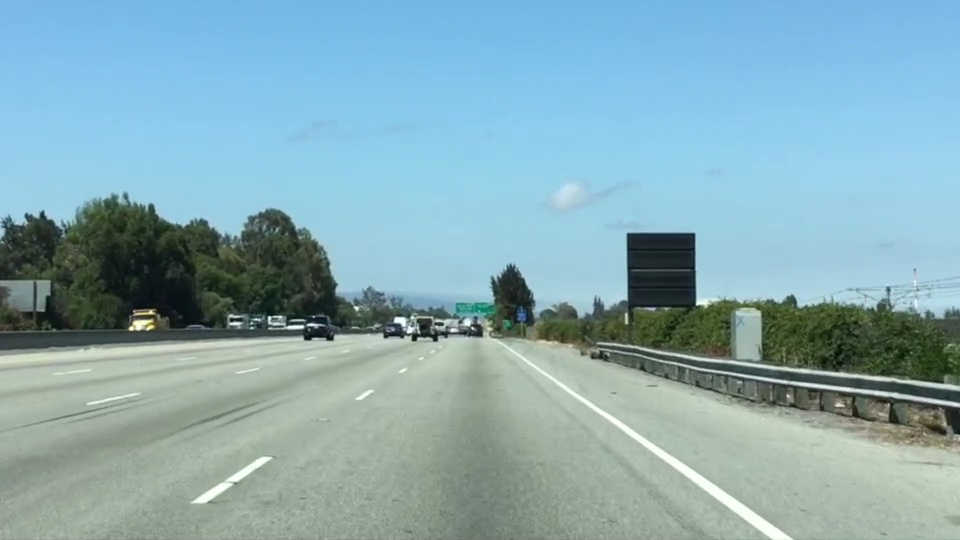
#> input picture lanedetect/image/test.jpg, 960 x 540 px, given in place of project_video.mp4, which was not available
$ python lanesegmentdetect.py
#> lines starting #> are read from the running program, lines starting #| are printed output that depends on the picture; after the words box and inside, x2 and y2 are one past the last pixel; in counts of white or black regions, pixels touching at a corner belong together; long printed decimals are rounded; pictures that were not available may be replaced by others from this repository, and a replacement may not be noted
import cv2
import numpy as np
import math
import matplotlib.pyplot as plt
from time import sleep
import csv

hlines = True

def main(img):

    original = img

    # convert yellow colors to white
    img = cvtYellow(img)

    #cv2.imshow("Yellow", img)

    # compute region of intrest
    vertex = computeROI(img)
    #
    img = getRegion(img, vertex)

    #cv2.imshow("Regio", img)

    # convert bgr2gray
    img = cv2.cvtColor(img, cv2.COLOR_BGR2GRAY)

    # segment detection
    LineSegmentDetector = cv2.createLineSegmentDetector()
    segmentDetectRes = LineSegmentDetector.detect(img)
    #segmentDetectImg = LineSegmentDetector.drawSegments(original, segmentDetectRes[0])

    drawLines(img, original, segmentDetectRes[0], vertex)

    # assistence lines
    if hlines:

        # regio of intrehsl hsv machine learning st polylines
        cv2.polylines(original, vertex, 1, (0,255,255), 2)

        # vertical line
        cv2.line(original, (math.ceil(original.shape[1] * 0.5), 0), (math.ceil(original.shape[1] * 0.5), original.shape[0]), (0, 255, 0), 3)

        # horizontal line
        cv2.line(original, (0, math.ceil(original.shape[0] * 0.5)), (original.shape[1], math.ceil(original.shape[0] * 0.5)), (0, 255, 0), 3)

        angles = [[-25, 60, 660],
                  [-55, 60, 660],
                  [-125, 1220, 660],
                  [-155, 1220, 660]]

        max_width = img.shape[1]
        max_height = img.shape[0] - 60

        for angle in angles:

            cangle = angle[0]
            length = 700

            p1_x = angle[1]
            p1_y = angle[2]

            theta = cangle * math.pi / 180

            p2_x = round(p1_x + length * math.cos(cangle * math.pi / 180))
            p2_y = round(p1_y + length * math.sin(cangle * math.pi / 180))

            cv2.line(original, (int(p1_x), int(p1_y)), (int(p2_x), int(p2_y)), (0, 0, 255), 3)
            cv2.circle(original, (p1_x, p1_y), 4, (0,10,0), 4)
            cv2.circle(original, (p2_x, p2_y), 4, (255,0,), 4)

    #cv2.imshow("cvtColor", img)

    # print original
    #cv2.imshow("Original", segmentDetectImg)

    cv2.imshow("Original", original)

def evaluateLine(line, img, original):

    #lines = houghLines(img)
    #lines_original = np.zeros(img.shape, dtype=np.uint8)
    #line_width = 2

    width = img.shape[0]
    height = img.shape[1]

    lines_list = []

    #color = (0, 0, 255)

    try:
        for x1, y1, x2, y2 in np.array(line):

            y1 = -(y1 - height)
            y2 = -(y2 - height)

            x = (x1 + x2) / 2
            y = (y1 + y2) / 2

            current_slope = (y2 - y1) / (x2 - x1)
            intercept = y1 - current_slope * x1

            center = (x, y)
            angle = math.atan2((y2 - y1), (x2 - x1)) * 180 / math.pi

            if math.fabs(angle) <= 10:
                continue

            if x == 0:
                dx = 1

            if x2 == x1:
                continue

            if angle < 0.0:
                angle += 180

            lines_list.append((line, angle, current_slope, intercept))

    except TypeError as e:
        print("Type Error => " + str(e) )

    return lines_list


def calc_avg_slope(lines, old_avg_slope, old_avg_bias, discount_rate = 0.5):

    def get_average(old, new, discount_rate):
        if old == 0:
            return new
        return (1 - discount_rate) * old + discount_rate * new

    if len(lines) > 0:
        lines, angle, slope, bias = np.mean(lines, 0)
        new_slope = get_average(old_avg, slope, discount_rate)
        new_bias = get_average(old_avg, bias, discount_rate)
        return new_slope, new_bias
    return 0,0

def drawLines(img, original, lines, vertex):

    lines_original = np.zeros(img.shape, dtype=np.uint8)
    line_width = 2

    color = (0, 0, 255)

    # sortlines

    leftLines = []
    rightLines = []

    print(vertex)

    for line in lines:
        for eLItem in evaluateLine(line, img, original):

            intercept = eLItem[3]
            slope = eLItem[2]
            angle = eLItem[1]
            line = np.array(eLItem[0])

            print(slope)

            x = line[0][0]
            y = line[0][1]

            # calculate roi x center
            roi_p1_x = vertex[0][0][0]
            roi_p2_x = vertex[0][1][0]
            midx = ((roi_p2_x-roi_p1_x) / 2) + roi_p1_x

            if x < midx and angle >= 25 and angle <= 55 and slope > 0:
                leftLines.append(eLItem)

                print("left = " + str(midx) + " < " + str(x) +  " == " +  str(slope))

            if x >= midx and angle >= 125 and angle <= 155 and slope < 0:
                rightLines.append(eLItem)

                print("right = " + str(midx) + " > " + str(x) + " == " + str(slope))


    #lines, angle, slope, intercept = calc_avg_slope(leftLines, )

    for ll in leftLines:

        line_coor = ll[0][0]

        p1_x = line_coor[0]
        p1_y = line_coor[1]
        p2_x = line_coor[2]
        p2_y = line_coor[3]

        cv2.line(original, (p1_x, p1_y), (p2_x, p2_y), (0, 0, 255), 3)

    #print(rightLines)

    for rl in rightLines:

        line_coor = rl[0][0]

        p1_x = line_coor[0]
        p1_y = line_coor[1]
        p2_x = line_coor[2]
        p2_y = line_coor[3]

        cv2.line(original, (p1_x, p1_y), (p2_x, p2_y), (0, 0, 255), 3)

def computeROI(img):

        top_width = 180
        bottom_width = 580

        top_width = (top_width / 2) + 30
        #bottom_width = (bottom_width / 2)

        max_width = img.shape[1]
        max_height = img.shape[0] - 60

        width_delta = int(max_width/16)

        bottom_left = ((max_width / 2) - bottom_width, max_height)
        bottom_right = ((max_width / 2) + bottom_width, max_height)

        top_left = ((max_width / 2) - bottom_width, max_height - 230)
        top_right = ((max_width / 2) + bottom_width, max_height - 230)

        # [5 lines of commented-out code are left out]

        array = np.array([[bottom_left, bottom_right, top_right, top_left]], np.int32)

        return array


def getRegion(img, vertex):

    mask = np.zeros_like(img)

    if len(img.shape) > 2:
        channel_count = img.shape[2]
        ignore_mask_color = (255,) * channel_count
    else:
        ignore_mask_color = 255

    cv2.fillPoly(mask, vertex, ignore_mask_color)


    return cv2.bitwise_and(img, mask)

def cvtYellow(img):

    hls = cv2.cvtColor(img, cv2.COLOR_RGB2HLS)

    # white mask
    lower = np.uint8([0, 200, 50])
    upper = np.uint8([255, 255, 255])
    white_mask = cv2.inRange(hls, lower, upper)

    # yellow mask
    lower = np.uint8([80, 130, 160])
    upper = np.uint8([160, 200, 255])

    yellow_mask = cv2.inRange(hls, lower, upper)

    # set masks
    mask = cv2.bitwise_or(white_mask, yellow_mask)
    result = cv2.bitwise_and(img, img, mask=mask)

    return result


if __name__ == "__main__":

    content_type = "video"

    if content_type == "image":
        img = cv2.imread("image/test1.jpg", 1)
        img = cv2.resize(img, (1280,720))

        main(img)

        k = cv2.waitKey()

        if k == 27:
            cv2.destroyAllWindows()

    elif content_type == "video":

        capture = cv2.VideoCapture("video/project_video.mp4")

        while(capture.isOpened()):

            ret, img = capture.read()
#> img is the input picture: shape (540, 960, 3); mean B, G, R 179.2, 171.1, 135.5
            #img = cv2.resize(img, (1280, 720))

            #cv2.imshow("Video", img)

            main(img)
#> in cvtYellow, `hls = cv2.cvtColor(img, cv2.COLOR_RGB2HLS)`: hls: shape (540, 960, 3); mean of channels 0, 1, 2 39.6, 160.5, 98.6
#> in cvtYellow, `white_mask = cv2.inRange(hls, lower, upper)`:
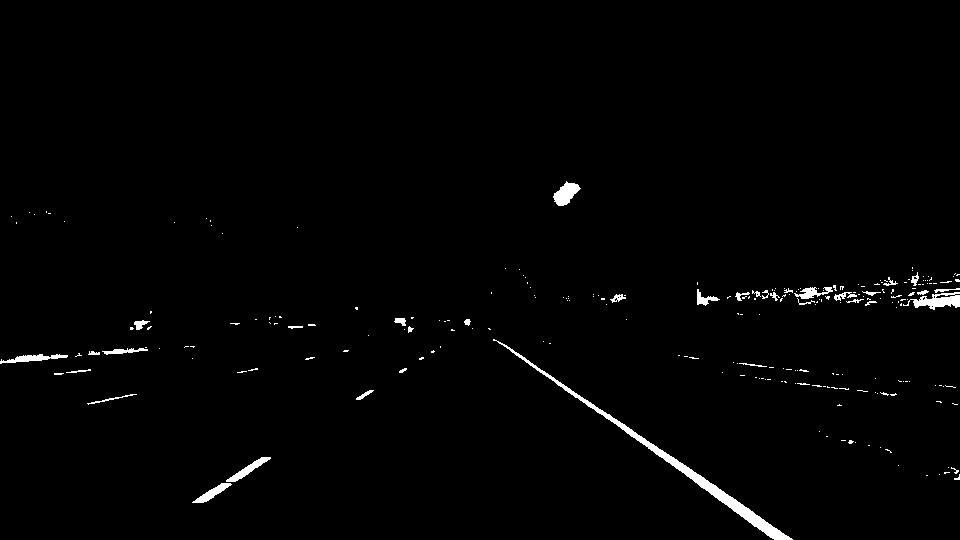
#> white_mask: shape (540, 960); 1.3% white; 239 white regions (204 under 20 px), largest, box (x1, y1, x2, y2) and area: (493, 339, 793, 540) 2246, (903, 292, 960, 310) 511, (553, 181, 581, 206) 391
#> in cvtYellow, `yellow_mask = cv2.inRange(hls, lower, upper)`:
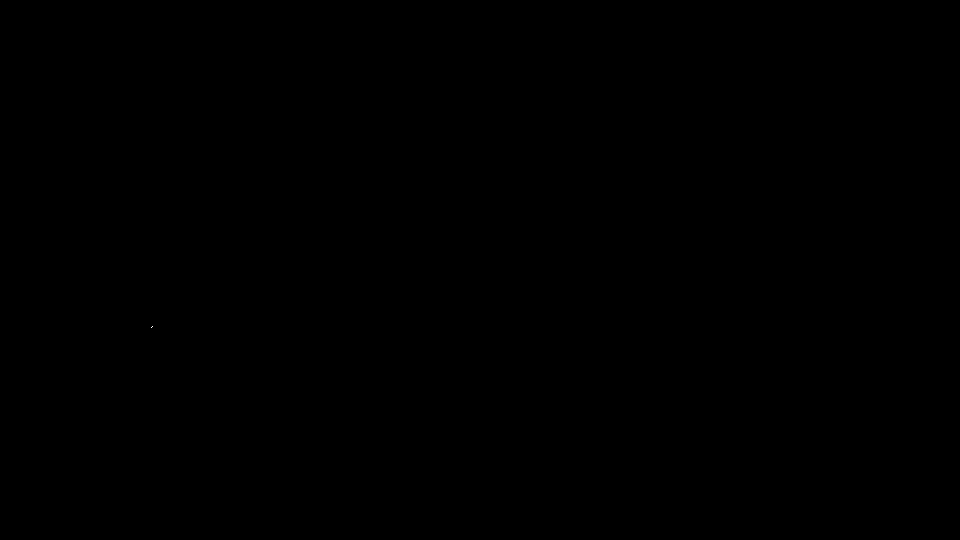
#> yellow_mask: shape (540, 960); 0% white in thin lines or dots, all inside (x1, y1, x2, y2) = (151, 326, 153, 328)
#> in main, `vertex = computeROI(img)`: vertex = [[-100, 480], [1060, 480], [1060, 250], [-100, 250]]
#> in getRegion, `cv2.fillPoly(mask, vertex, ignore_mask_color)`:
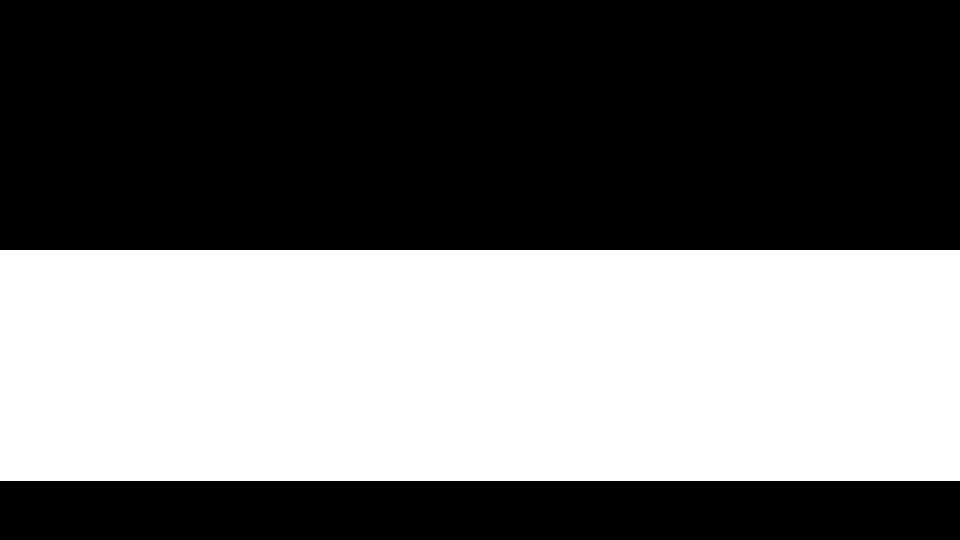
#> mask: shape (540, 960, 3); 42.8% white; 1 white region, box (x1, y1, x2, y2) and area: (0, 250, 960, 481) 221760
#| [[[-100  480]
#|   [1060  480]
#|   [1060  250]
#|   [-100  250]]]
#> the loop in drawLines, `for line in lines:` made 70 passes
#| 0.1142
#| -0.6701
#| right = 480.0 > 706.9429 == -0.6701
#| -0.7029
#| right = 480.0 > 496.102 == -0.7029
#| -0.06579
#| 0.3275
#| 0.6442
#| left = 480.0 < 261.6931 == 0.6442
#| 0.2067
#> (further printed lines are left out)
#> after the loop in drawLines, `for line in lines:`: leftLines = [([[261.7, 456, 225.3, 479.5]], 32.79, 0.644, 335.4), ([[237, 480.3, 270.8, 457.7]], 33.77, 0.669, 321.2), ([[359.8, 399.3, 373.6, 390.6]], 32.31, 0.632, 333.1), ([[368.8, 389.2, 355.5, 397.4]], 31.59, 0.615, 344)]; rightLines = [([[706.9, 479.9, 494.1, 337.3]], 146.2, -0.67, 953.9), ([[496.1, 341.2, 693.3, 479.8]], 144.9, -0.703, 967.5), ([[926.3, 303.6, 932.7, 311]], 131, -1.15, 1723.4), ([[779.5, 296.7, 773.3, 290.5]], 135, -0.999, 1441.8)]
#> the loop in drawLines, `for ll in leftLines: ` made 4 passes
#> (ll, p1_x, p1_y, p2_x, p2_y) on passes 1 to 4: (([[261.7, 456, 225.3, 479.5]], 32.79, 0.644, 335.4), 261.7, 456, 225.3, 479.5), (([[237, 480.3, 270.8, 457.7]], 33.77, 0.669, 321.2), 237, 480.3, 270.8, 457.7), (([[359.8, 399.3, 373.6, 390.6]], 32.31, 0.632, 333.1), 359.8, 399.3, 373.6, 390.6), (([[368.8, 389.2, 355.5, 397.4]], 31.59, 0.615, 344), 368.8, 389.2, 355.5, 397.4)
#> after the loop in drawLines, `for ll in leftLines:`:
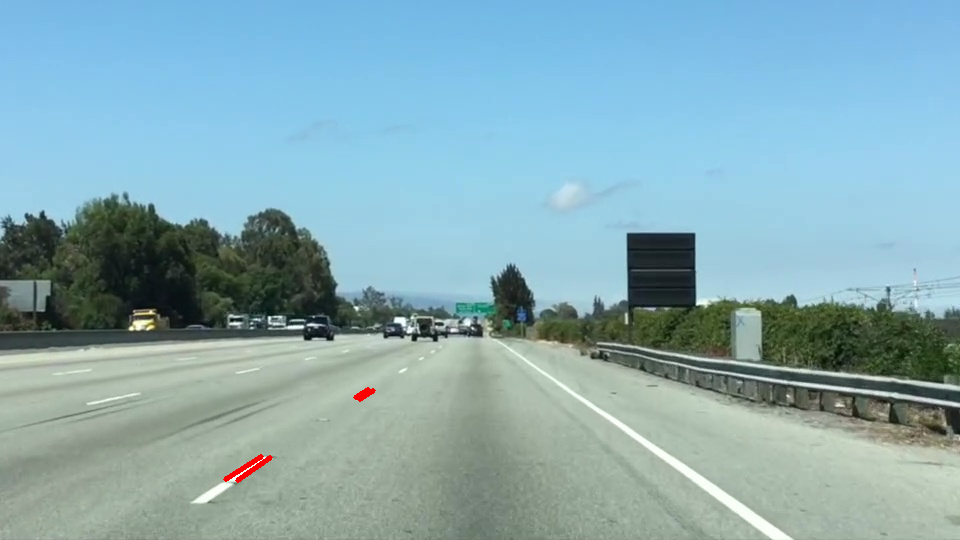
#> original: shape (540, 960, 3); 0.12% of pixels changed, all inside (x1, y1, x2, y2) = (223, 387, 376, 483)
#> the loop in drawLines, `for rl in rightLines: ` made 4 passes
#> (rl, p1_x, p1_y, p2_x, p2_y) on passes 1 to 4: (([[706.9, 479.9, 494.1, 337.3]], 146.2, -0.67, 953.9), 706.9, 479.9, 494.1, 337.3), (([[496.1, 341.2, 693.3, 479.8]], 144.9, -0.703, 967.5), 496.1, 341.2, 693.3, 479.8), (([[926.3, 303.6, 932.7, 311]], 131, -1.15, 1723.4), 926.3, 303.6, 932.7, 311), (([[779.5, 296.7, 773.3, 290.5]], 135, -0.999, 1441.8), 779.5, 296.7, 773.3, 290.5)
#> after the loop in drawLines, `for rl in rightLines:`:
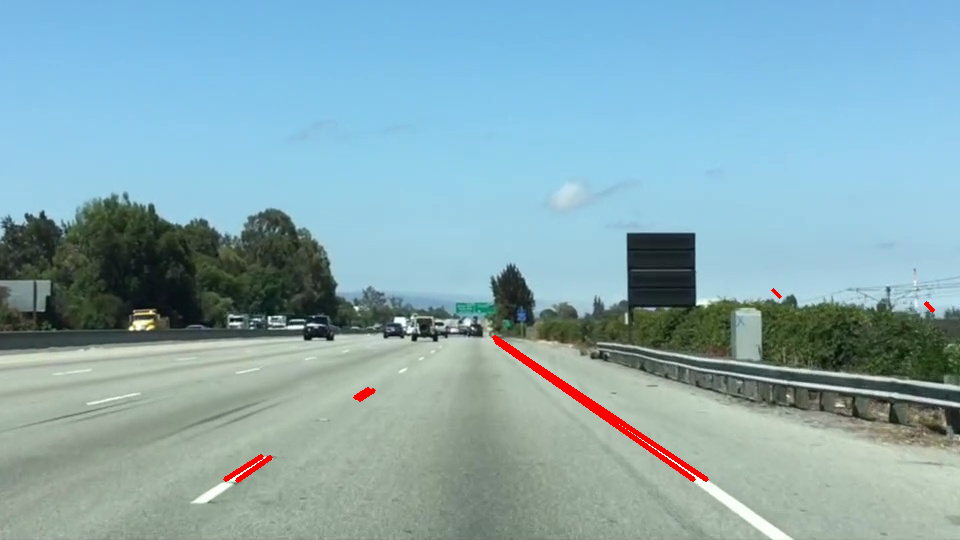
#> original: shape (540, 960, 3); 0.48% of pixels changed, all inside (x1, y1, x2, y2) = (492, 288, 935, 482)
#> in main, `cv2.line(original, (0, math.ceil(original.shape[0] * 0.5)), (original...`:
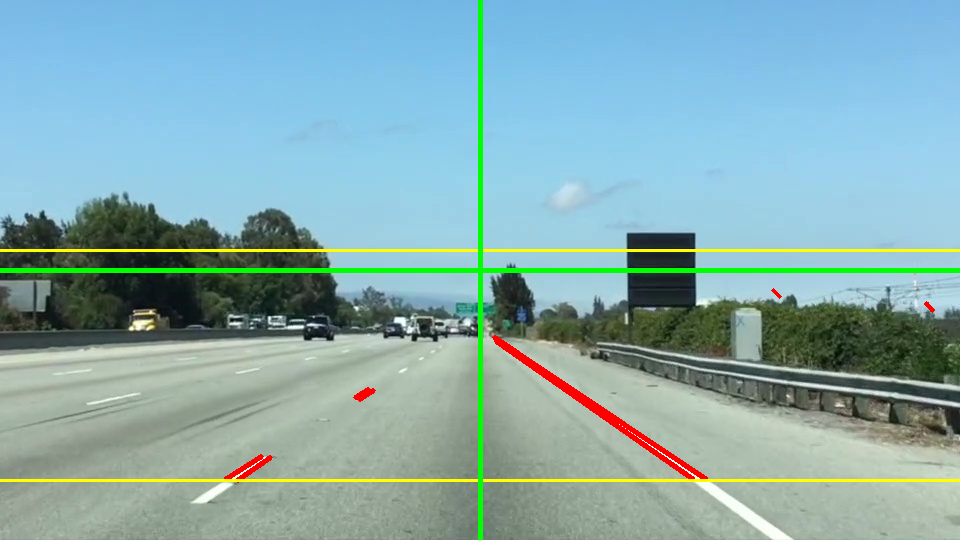
#> original: shape (540, 960, 3); mean B, G, R 173.9, 172.4, 135.3
#> after the loop in main, `for angle in angles:`:
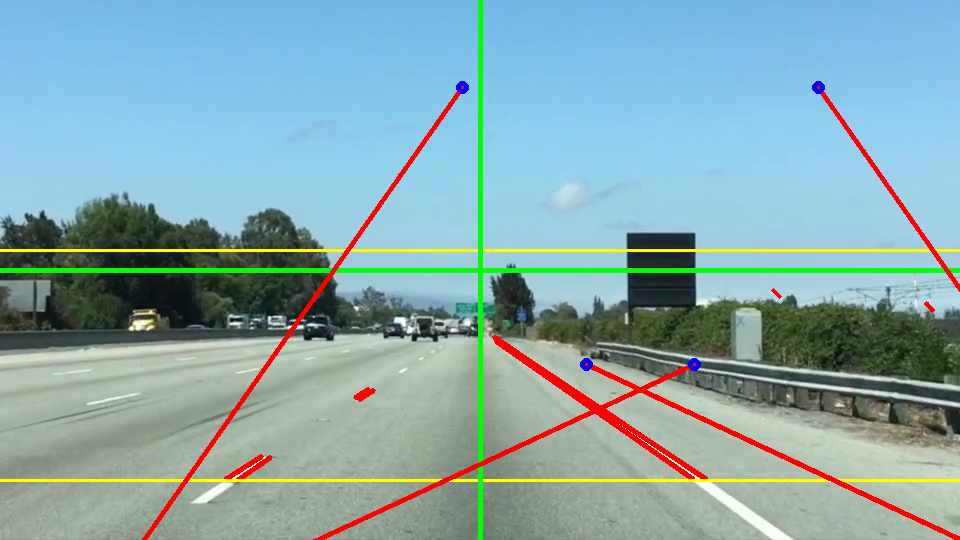
#> original: shape (540, 960, 3); 1.56% of pixels changed, all inside (x1, y1, x2, y2) = (142, 81, 960, 540)

            if cv2.waitKey(1) & 0xFF == ord("q"):
#> (key q is pressed here)
                break

        capture.release()
        cv2.destroyAllWindows()
